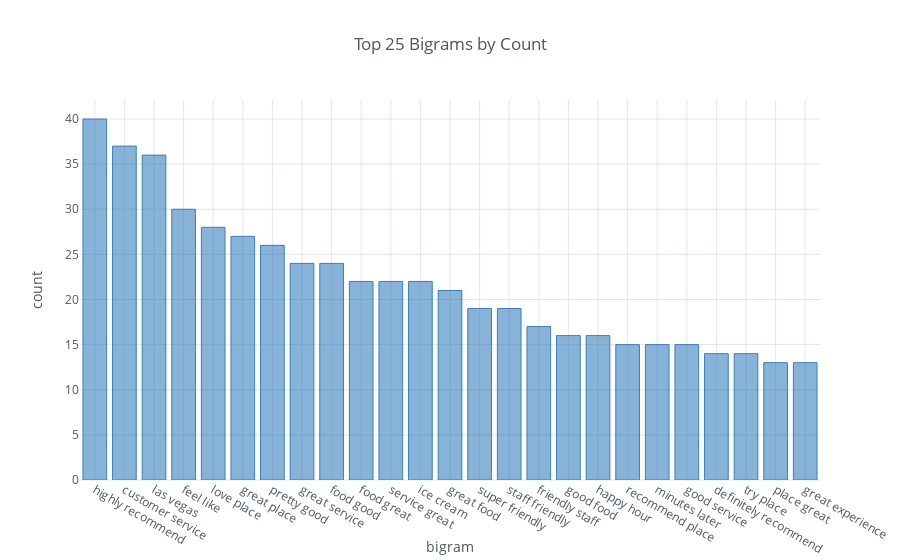

Here is the notebook cell this chart was saved with:
### Code cell
bigram_df = make_count_df(all_bigrams)
bigram_plot = bigram_df.iplot(kind='bar', 
                              asFigure=True, 
                              xTitle='bigram', 
                              yTitle='count', 
                              title='Top 25 Bigrams by Count',
                              color='blue')
cf.iplot(bigram_plot, legend=False)

### Figure 1 — Plotly figure (JSON) as saved in the notebook; plotly's stock layout.template omitted (floating-point values rounded to 4 significant figures)
{"data": [{"marker": {"color": "rgba(55, 128, 191, 0.6)", "line": {"color": "rgba(55, 128, 191, 1.0)", "width": 1}}, "name": "Count", "orientation": "v", "text": "", "type": "bar", "uid": "4b98d8", "x": ["highly recommend", "customer service", "las vegas", "feel like", "love place", "great place", "pretty good", "great service", "food good", "food great", "service great", "ice cream", "great food", "super friendly", "staff friendly", "friendly staff", "good food", "happy hour", "recommend place", "minutes later", "good service", "definitely recommend", "try place", "place great", "great experience"], "y": [40, 37, 36, 30, 28, 27, 26, 24, 24, 22, 22, 22, 21, 19, 19, 17, 16, 16, 15, 15, 15, 14, 14, 13, 13]}], "layout": {"autosize": true, "legend": {"bgcolor": "#FFFFFF", "font": {"color": "#4D5663"}}, "paper_bgcolor": "#FFFFFF", "plot_bgcolor": "#FFFFFF", "showlegend": false, "title": "Top 25 Bigrams by Count", "titlefont": {"color": "#4D5663"}, "xaxis": {"autorange": true, "gridcolor": "#E1E5ED", "range": [-0.5, 24.5], "showgrid": true, "tickfont": {"color": "#4D5663"}, "title": "bigram", "titlefont": {"color": "#4D5663"}, "type": "category", "zerolinecolor": "#E1E5ED"}, "yaxis": {"autorange": true, "gridcolor": "#E1E5ED", "range": [0, 42.11], "showgrid": true, "tickfont": {"color": "#4D5663"}, "title": "count", "titlefont": {"color": "#4D5663"}, "type": "linear", "zerolinecolor": "#E1E5ED"}}}
